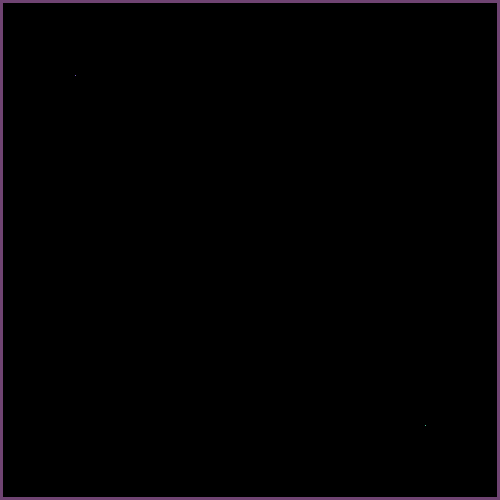
Frame 1 (no input)
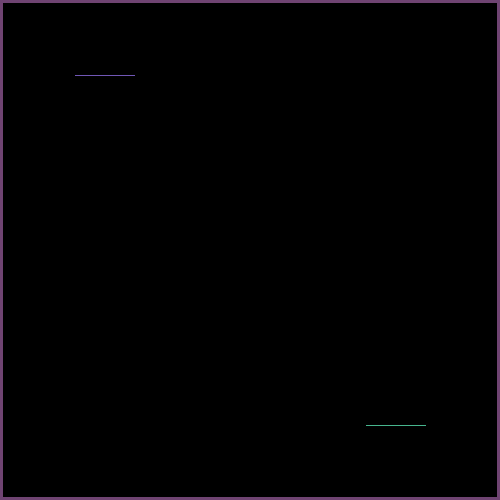
Frame 60 (the mouse pressed at the canvas centre just before this capture)
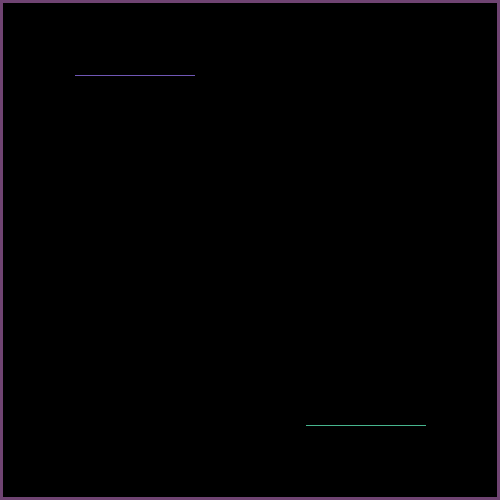
Frame 120 (the mouse held since frame 60 and released just before this capture)

The Processing sketch that drew these frames (run headless with seeded random() and noise(); from frame 60 on, the mouse is pressed at the canvas centre):

// Processing sketch: processing_78064
// ── processing_78064.pde

//Em F, CP1 Mods 4-5, Tron

int x = 75;
int y = 75;
int direction = RIGHT ;
int compx = 425;
int compy = 425;
int compDirection = LEFT;
boolean gameOver = false;
void setup()
{
  size (500, 500);
  strokeWeight(5);
  stroke (#6F4472);
  rect (0, 0, 499, 499);
  stroke(0);
  fill(0);
  rect (5, 5, 489, 489);
}
void draw()
{
  if (gameOver == true)
  {
    fill (255);
    textSize (30);
    text ("GAME OVER", 160, 240);
  }
  else
  {
    human ();
    computer ();
  }
}
void human()
{
  if (get(x, y) !=color(0, 0, 0))
  {
    gameOver = true;
  }
  else
  {
    strokeWeight(1);
    stroke (158, 123, 255);
    point (x, y);
    if (direction == LEFT)
    {
      x--;
    }
    else if (direction == RIGHT)
    {
      x++;
    }
    else if (direction == UP)
    {
      y--;
    }
    else if (direction == DOWN)
    {
      y++;
    }
  }
}
void computer ()
{
  if (get(compx, compy) !=color(0, 0, 0))
  {
    gameOver = true;
  }
  else
  {
    strokeWeight(1);
    stroke (100, 255, 200);
    point (compx, compy);
    if (compDirection == LEFT)
    {
      compx--;
      if (get(compx-1, compy) !=color(0))
      {
        compDirection = UP;
      }
      else if (get(compx-1, compy) != color (0))
      {
        compDirection = DOWN;
      }
    }
    else if (compDirection == RIGHT)
    {
      compx++;
      if (get(compx+1, compy) !=color(0))
      {
        compDirection = UP;
      }
      else if (get(compx+1, compy) != color (0))
      {
        compDirection = DOWN;
      }
    }
    else if (compDirection == UP)
    {
      compy--;
      if (get(compx, compy-1) !=color(0))
      {
        compDirection = RIGHT;
      }
      else if (get(compx, compy-1) != color (0))
      {
        compDirection = LEFT;
      }
    }
    else if (compDirection == DOWN)
    {
      compy++;
      if (get(compx, compy+1) !=color(0))
      {
        compDirection = RIGHT;
      }
      else if (get(compx, compy+1) != color (0))
      {
        compDirection = LEFT;
      }
    }
  }
}
void keyPressed()
{
  if (key=='a')
  {
    direction = LEFT;
  }
  else if (key=='s')
  {
    direction = DOWN;
  } 
  else if (key=='d')
  {
    direction = RIGHT;
  }
  else if (key=='w')
  {
    direction = UP;
  }
}
